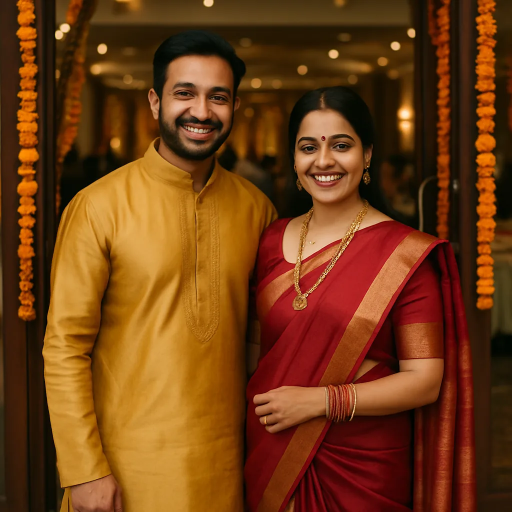
#> input picture qtt_platform/design/sample_photos/banquet/photo0.webp, 1024 x 1024 px (shown at 1/2 size)
$ python -i photo_lab.py   (imports and definitions only)
#> lines starting #> are read from the running program, lines starting #| are printed output that depends on the picture
#> further down, picture is the input picture: PIL image 1024x1024 RGB; mean R, G, B 112.1, 60.3, 19.8
"""
QTT Studio › Photo Lab (PROJ-0012 S1) — the picture work, Pillow only (no Frappe; tests/test_photo_lab.py).

  enhance       light, colour and sharpness put right in one go (dark photos lifted, washed-out ones given depth)
  smart_crop    the photo cut to any size (square post, story, store product, website banner…) around its busiest part
  studio_shot   a cut-out product or person on a clean backdrop in the brand's colours, standing on a soft shadow
  on_scene      a cut-out placed on an AI-made empty scene (the scene is made without the product, so the product itself
                is never redrawn or changed — only the business's own photo is used)
  scene_prompt  what the AI is asked for: an empty surface, no products, people, text or logos

Upscaling and tap-to-select wait for the worker server.
"""

import io
import math

from PIL import Image, ImageChops, ImageDraw, ImageEnhance, ImageFilter, ImageOps, ImageStat

# key: (width, height, label) — every size a business asks for
SIZES = {
	"square": (1080, 1080, "Square post"),
	"portrait": (1080, 1350, "Portrait post"),
	"story": (1080, 1920, "Story / Status"),
	"wide": (1200, 628, "Link and Facebook"),
	"product": (1000, 1000, "Store product"),
	"banner": (1920, 640, "Website banner"),
	"profile": (640, 640, "Profile picture"),
}
BACKDROPS = {"white": "Clean white", "soft": "Soft brand tint", "brand": "Your colour", "dark": "Dark"}
# key: (label, the empty scene) — AI backgrounds (credits)
SCENES = {
	"marble": ("Marble table", "a white marble tabletop in a bright, airy room"),
	"wood": ("Wooden table", "a warm wooden table in a cosy café, the café softly blurred behind"),
	"studio": ("Pastel studio", "a seamless pastel paper studio backdrop curving into the floor"),
	"kitchen": ("Kitchen counter", "a clean kitchen counter, the kitchen softly blurred behind"),
	"nature": ("Garden", "a flat stone in a garden, soft green leaves blurred behind"),
	"festive": ("Festive", "a table with glowing diya lamps and marigold flowers softly blurred in the background, Indian festival mood"),
	"luxury": ("Luxury", "a dark velvet surface with soft golden bokeh lights behind"),
	"shop": ("Shop shelf", "a neat, softly lit shop shelf with the store blurred behind"),
}
# the AI's picture sizes (gpt-image-1), by the shape asked for
AI_SIZES = {"square": "1024x1024", "product": "1024x1024", "profile": "1024x1024", "portrait": "1024x1536", "story": "1024x1536",
			"wide": "1536x1024", "banner": "1536x1024"}
MAX_SIDE = 3000  # bigger photos are brought down first (phones send 4000+)


# [17 lines left out: functions _rgb, _jpeg, not called in this run]


def size_of(key: str) -> tuple[int, int]:
	w, h, _ = SIZES.get(key) or SIZES["square"]
	return w, h


# [5 lines left out: function too_small, not called in this run]


# ---- enhance -----------------------------------------------------------------------------------------------------------
def brightness(im: Image.Image) -> float:
	return ImageStat.Stat(im.convert("L")).mean[0] / 255


# [56 lines left out: functions enhance, _best_window, crop_box, not called in this run]


def _energy(im: Image.Image) -> tuple[list[float], list[float]]:
	"""Detail along each column and row: edges, counted more where there's colour (the subject — food, a product — is
	busy AND colourful; a plain table is colourful but not busy, a window busy but grey)."""
	small = im.copy()
	small.thumbnail((240, 240))
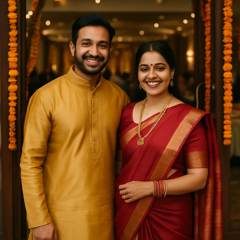
#> small: PIL image 240x240 RGB; mean R, G, B 112.2, 60.5, 20
	edges = small.convert("L").filter(ImageFilter.FIND_EDGES).point(lambda v: min(255, v * 3))
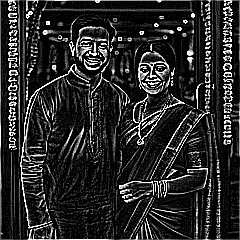
#> edges: PIL image 240x240 L; min 0, max 255, mean 41.1
	sat = small.convert("HSV").getchannel("S").point(lambda v: 70 + v * 0.72)
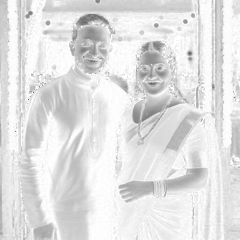
#> sat: PIL image 240x240 L; min 98, max 254, mean 225
	both = ImageChops.multiply(edges, sat)
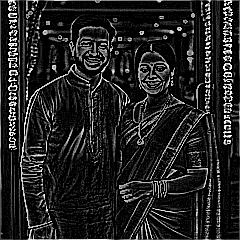
#> both: PIL image 240x240 L; min 0, max 254, mean 34.7
	w, h = both.size
#> w = 240; h = 240
	px = both.load()
	cols = [sum(px[x, y] for y in range(h)) for x in range(w)]
#> cols = 240 values, max 27445 at index 0, min 458 at index 222, mean 8325.3
	rows = [sum(px[x, y] for x in range(w)) for y in range(h)]
#> rows = 240 values, max 32592 at index 0, min 4158 at index 6, mean 8325.3
	return cols, rows


# [89 lines left out: functions smart_crop, _gradient, _glow, backdrop, _place, studio_shot and 2 more, not called in this run]

>>> from PIL import Image
>>> picture = Image.open('sample_photos/banquet/photo0.webp')
>>> result = _energy(picture)

$ run again, on qtt_platform/design/sample_photos/banquet/photo1.webp
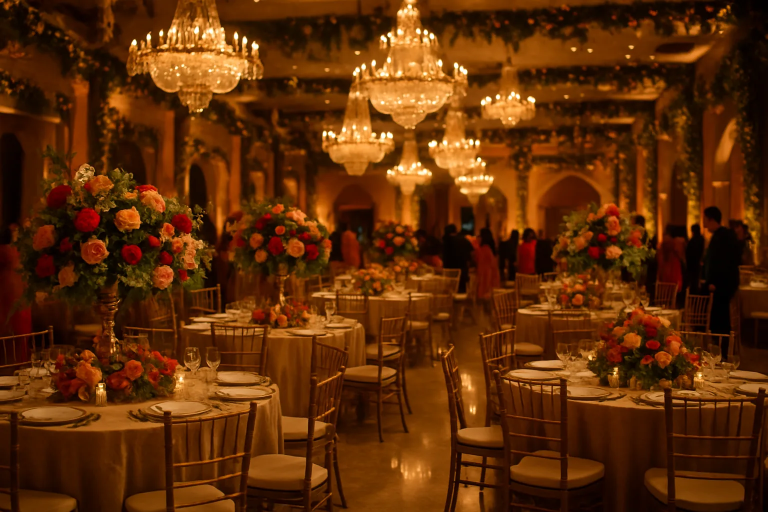
#> input picture qtt_platform/design/sample_photos/banquet/photo1.webp, 1536 x 1024 px (shown at 1/2 size)
#> picture is the input picture: PIL image 1536x1024 RGB; mean R, G, B 93.9, 44.1, 7.5
#> in _energy, `sat = small.convert("HSV").getchannel("S").point(lambda v: 70 + v * 0...`:
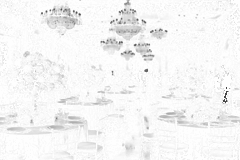
#> sat: PIL image 240x160 L; min 70, max 254, mean 244.4
#> in _energy, `both = ImageChops.multiply(edges, sat)`:
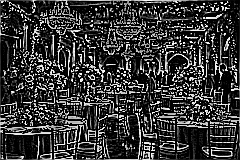
#> both: PIL image 240x160 L; min 0, max 254, mean 56.6
#> cols = 240 values, max 16916 at index 74, min 2069 at index 238, mean 9063.8
#> rows = 160 values, max 34593 at index 0, min 7428 at index 137, mean 13595.7
